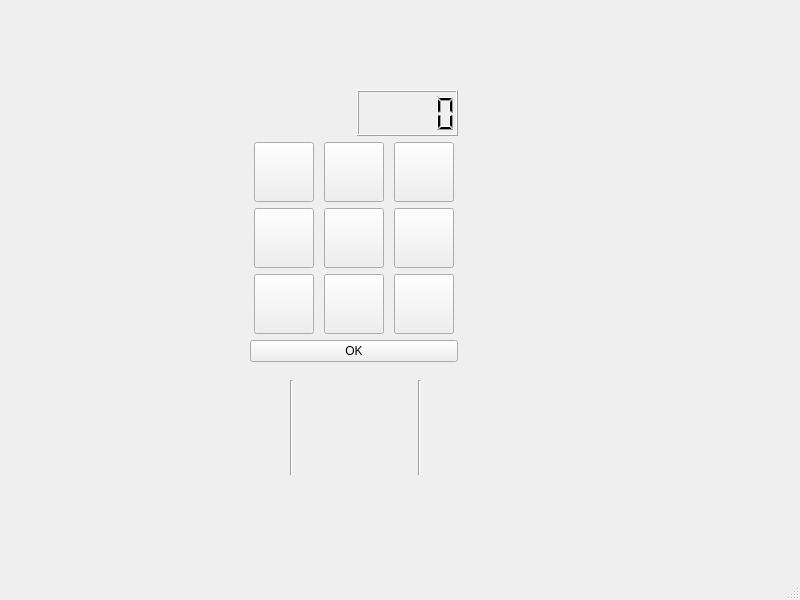
<?xml version="1.0" encoding="UTF-8"?>
<ui version="4.0">
 <class>MainWindow</class>
 <widget class="QMainWindow" name="MainWindow">
  <property name="geometry">
   <rect>
    <x>0</x>
    <y>0</y>
    <width>800</width>
    <height>600</height>
   </rect>
  </property>
  <property name="windowTitle">
   <string>MainWindow</string>
  </property>
  <widget class="QWidget" name="centralwidget">
   <widget class="QWidget" name="verticalLayoutWidget">
    <property name="geometry">
     <rect>
      <x>250</x>
      <y>90</y>
      <width>208</width>
      <height>272</height>
     </rect>
    </property>
    <layout class="QVBoxLayout" name="verticalLayout">
     <item>
      <layout class="QHBoxLayout" name="horizontalLayout">
       <item>
        <widget class="QLabel" name="labelPlayer">
         <property name="text">
          <string/>
         </property>
        </widget>
       </item>
       <item>
        <widget class="QLCDNumber" name="lcdCell"/>
       </item>
      </layout>
     </item>
     <item>
      <layout class="QGridLayout" name="gridLayout">
       <item row="3" column="2">
        <widget class="QPushButton" name="cell12">
         <property name="sizePolicy">
          <sizepolicy hsizetype="Fixed" vsizetype="Fixed">
           <horstretch>0</horstretch>
           <verstretch>0</verstretch>
          </sizepolicy>
         </property>
         <property name="minimumSize">
          <size>
           <width>60</width>
           <height>60</height>
          </size>
         </property>
         <property name="maximumSize">
          <size>
           <width>60</width>
           <height>60</height>
          </size>
         </property>
         <property name="text">
          <string/>
         </property>
        </widget>
       </item>
       <item row="4" column="0">
        <widget class="QPushButton" name="cell20">
         <property name="sizePolicy">
          <sizepolicy hsizetype="Fixed" vsizetype="Fixed">
           <horstretch>0</horstretch>
           <verstretch>0</verstretch>
          </sizepolicy>
         </property>
         <property name="minimumSize">
          <size>
           <width>60</width>
           <height>60</height>
          </size>
         </property>
         <property name="maximumSize">
          <size>
           <width>60</width>
           <height>60</height>
          </size>
         </property>
         <property name="text">
          <string/>
         </property>
        </widget>
       </item>
       <item row="4" column="1">
        <widget class="QPushButton" name="cell21">
         <property name="sizePolicy">
          <sizepolicy hsizetype="Fixed" vsizetype="Fixed">
           <horstretch>0</horstretch>
           <verstretch>0</verstretch>
          </sizepolicy>
         </property>
         <property name="minimumSize">
          <size>
           <width>60</width>
           <height>60</height>
          </size>
         </property>
         <property name="maximumSize">
          <size>
           <width>60</width>
           <height>60</height>
          </size>
         </property>
         <property name="text">
          <string/>
         </property>
        </widget>
       </item>
       <item row="3" column="0">
        <widget class="QPushButton" name="cell10">
         <property name="sizePolicy">
          <sizepolicy hsizetype="Fixed" vsizetype="Fixed">
           <horstretch>0</horstretch>
           <verstretch>0</verstretch>
          </sizepolicy>
         </property>
         <property name="minimumSize">
          <size>
           <width>60</width>
           <height>60</height>
          </size>
         </property>
         <property name="maximumSize">
          <size>
           <width>60</width>
           <height>60</height>
          </size>
         </property>
         <property name="text">
          <string/>
         </property>
        </widget>
       </item>
       <item row="1" column="1">
        <widget class="QPushButton" name="cell01">
         <property name="sizePolicy">
          <sizepolicy hsizetype="Fixed" vsizetype="Fixed">
           <horstretch>0</horstretch>
           <verstretch>0</verstretch>
          </sizepolicy>
         </property>
         <property name="minimumSize">
          <size>
           <width>60</width>
           <height>60</height>
          </size>
         </property>
         <property name="maximumSize">
          <size>
           <width>60</width>
           <height>60</height>
          </size>
         </property>
         <property name="text">
          <string/>
         </property>
        </widget>
       </item>
       <item row="1" column="2">
        <widget class="QPushButton" name="cell02">
         <property name="sizePolicy">
          <sizepolicy hsizetype="Fixed" vsizetype="Fixed">
           <horstretch>0</horstretch>
           <verstretch>0</verstretch>
          </sizepolicy>
         </property>
         <property name="minimumSize">
          <size>
           <width>60</width>
           <height>60</height>
          </size>
         </property>
         <property name="maximumSize">
          <size>
           <width>60</width>
           <height>60</height>
          </size>
         </property>
         <property name="text">
          <string/>
         </property>
        </widget>
       </item>
       <item row="3" column="1">
        <widget class="QPushButton" name="cell11">
         <property name="sizePolicy">
          <sizepolicy hsizetype="Fixed" vsizetype="Fixed">
           <horstretch>0</horstretch>
           <verstretch>0</verstretch>
          </sizepolicy>
         </property>
         <property name="minimumSize">
          <size>
           <width>60</width>
           <height>60</height>
          </size>
         </property>
         <property name="maximumSize">
          <size>
           <width>60</width>
           <height>60</height>
          </size>
         </property>
         <property name="text">
          <string/>
         </property>
        </widget>
       </item>
       <item row="4" column="2">
        <widget class="QPushButton" name="cell22">
         <property name="sizePolicy">
          <sizepolicy hsizetype="Fixed" vsizetype="Fixed">
           <horstretch>0</horstretch>
           <verstretch>0</verstretch>
          </sizepolicy>
         </property>
         <property name="minimumSize">
          <size>
           <width>60</width>
           <height>60</height>
          </size>
         </property>
         <property name="maximumSize">
          <size>
           <width>60</width>
           <height>60</height>
          </size>
         </property>
         <property name="text">
          <string/>
         </property>
        </widget>
       </item>
       <item row="1" column="0">
        <widget class="QPushButton" name="cell00">
         <property name="sizePolicy">
          <sizepolicy hsizetype="Fixed" vsizetype="Fixed">
           <horstretch>0</horstretch>
           <verstretch>0</verstretch>
          </sizepolicy>
         </property>
         <property name="minimumSize">
          <size>
           <width>60</width>
           <height>60</height>
          </size>
         </property>
         <property name="maximumSize">
          <size>
           <width>60</width>
           <height>60</height>
          </size>
         </property>
         <property name="text">
          <string/>
         </property>
        </widget>
       </item>
      </layout>
     </item>
     <item>
      <widget class="QPushButton" name="okButton">
       <property name="text">
        <string>OK</string>
       </property>
      </widget>
     </item>
    </layout>
   </widget>
   <widget class="QWidget" name="horizontalLayoutWidget">
    <property name="geometry">
     <rect>
      <x>170</x>
      <y>380</y>
      <width>371</width>
      <height>95</height>
     </rect>
    </property>
    <property name="font">
     <font>
      <pointsize>14</pointsize>
      <weight>75</weight>
      <bold>true</bold>
     </font>
    </property>
    <layout class="QHBoxLayout" name="horizontalLayout_4">
     <item>
      <layout class="QGridLayout" name="gridHist0">
       <item row="0" column="1">
        <widget class="QLabel" name="h0_1">
         <property name="font">
          <font>
           <pointsize>14</pointsize>
           <weight>75</weight>
           <bold>true</bold>
          </font>
         </property>
         <property name="text">
          <string/>
         </property>
         <property name="alignment">
          <set>Qt::AlignCenter</set>
         </property>
        </widget>
       </item>
       <item row="0" column="2">
        <widget class="QLabel" name="h0_2">
         <property name="font">
          <font>
           <pointsize>14</pointsize>
           <weight>75</weight>
           <bold>true</bold>
          </font>
         </property>
         <property name="text">
          <string/>
         </property>
         <property name="alignment">
          <set>Qt::AlignCenter</set>
         </property>
        </widget>
       </item>
       <item row="1" column="0">
        <widget class="QLabel" name="h0_3">
         <property name="font">
          <font>
           <pointsize>14</pointsize>
           <weight>75</weight>
           <bold>true</bold>
          </font>
         </property>
         <property name="text">
          <string/>
         </property>
         <property name="alignment">
          <set>Qt::AlignCenter</set>
         </property>
        </widget>
       </item>
       <item row="2" column="2">
        <widget class="QLabel" name="h0_8">
         <property name="font">
          <font>
           <pointsize>14</pointsize>
           <weight>75</weight>
           <bold>true</bold>
          </font>
         </property>
         <property name="text">
          <string/>
         </property>
         <property name="alignment">
          <set>Qt::AlignCenter</set>
         </property>
        </widget>
       </item>
       <item row="0" column="0">
        <widget class="QLabel" name="h0_0">
         <property name="font">
          <font>
           <pointsize>14</pointsize>
           <weight>75</weight>
           <bold>true</bold>
          </font>
         </property>
         <property name="text">
          <string/>
         </property>
         <property name="alignment">
          <set>Qt::AlignCenter</set>
         </property>
        </widget>
       </item>
       <item row="2" column="0">
        <widget class="QLabel" name="h0_6">
         <property name="font">
          <font>
           <pointsize>14</pointsize>
           <weight>75</weight>
           <bold>true</bold>
          </font>
         </property>
         <property name="text">
          <string/>
         </property>
         <property name="alignment">
          <set>Qt::AlignCenter</set>
         </property>
        </widget>
       </item>
       <item row="2" column="1">
        <widget class="QLabel" name="h0_7">
         <property name="font">
          <font>
           <pointsize>14</pointsize>
           <weight>75</weight>
           <bold>true</bold>
          </font>
         </property>
         <property name="text">
          <string/>
         </property>
         <property name="alignment">
          <set>Qt::AlignCenter</set>
         </property>
        </widget>
       </item>
       <item row="1" column="2">
        <widget class="QLabel" name="h0_5">
         <property name="font">
          <font>
           <pointsize>14</pointsize>
           <weight>75</weight>
           <bold>true</bold>
          </font>
         </property>
         <property name="text">
          <string/>
         </property>
         <property name="alignment">
          <set>Qt::AlignCenter</set>
         </property>
        </widget>
       </item>
       <item row="1" column="1">
        <widget class="QLabel" name="h0_4">
         <property name="font">
          <font>
           <pointsize>14</pointsize>
           <weight>75</weight>
           <bold>true</bold>
          </font>
         </property>
         <property name="text">
          <string/>
         </property>
         <property name="alignment">
          <set>Qt::AlignCenter</set>
         </property>
        </widget>
       </item>
      </layout>
     </item>
     <item>
      <widget class="Line" name="line">
       <property name="orientation">
        <enum>Qt::Vertical</enum>
       </property>
      </widget>
     </item>
     <item>
      <layout class="QGridLayout" name="gridHist1">
       <item row="2" column="0">
        <widget class="QLabel" name="h1_6">
         <property name="font">
          <font>
           <pointsize>14</pointsize>
           <weight>75</weight>
           <bold>true</bold>
          </font>
         </property>
         <property name="text">
          <string/>
         </property>
         <property name="alignment">
          <set>Qt::AlignCenter</set>
         </property>
        </widget>
       </item>
       <item row="1" column="2">
        <widget class="QLabel" name="h1_5">
         <property name="font">
          <font>
           <pointsize>14</pointsize>
           <weight>75</weight>
           <bold>true</bold>
          </font>
         </property>
         <property name="text">
          <string/>
         </property>
         <property name="alignment">
          <set>Qt::AlignCenter</set>
         </property>
        </widget>
       </item>
       <item row="0" column="2">
        <widget class="QLabel" name="h1_2">
         <property name="font">
          <font>
           <pointsize>14</pointsize>
           <weight>75</weight>
           <bold>true</bold>
          </font>
         </property>
         <property name="text">
          <string/>
         </property>
         <property name="alignment">
          <set>Qt::AlignCenter</set>
         </property>
        </widget>
       </item>
       <item row="2" column="1">
        <widget class="QLabel" name="h1_7">
         <property name="font">
          <font>
           <pointsize>14</pointsize>
           <weight>75</weight>
           <bold>true</bold>
          </font>
         </property>
         <property name="text">
          <string/>
         </property>
         <property name="alignment">
          <set>Qt::AlignCenter</set>
         </property>
        </widget>
       </item>
       <item row="0" column="1">
        <widget class="QLabel" name="h1_1">
         <property name="font">
          <font>
           <pointsize>14</pointsize>
           <weight>75</weight>
           <bold>true</bold>
          </font>
         </property>
         <property name="text">
          <string/>
         </property>
         <property name="alignment">
          <set>Qt::AlignCenter</set>
         </property>
        </widget>
       </item>
       <item row="1" column="0">
        <widget class="QLabel" name="h1_3">
         <property name="font">
          <font>
           <pointsize>14</pointsize>
           <weight>75</weight>
           <bold>true</bold>
          </font>
         </property>
         <property name="text">
          <string/>
         </property>
         <property name="alignment">
          <set>Qt::AlignCenter</set>
         </property>
        </widget>
       </item>
       <item row="2" column="2">
        <widget class="QLabel" name="h1_8">
         <property name="font">
          <font>
           <pointsize>14</pointsize>
           <weight>75</weight>
           <bold>true</bold>
          </font>
         </property>
         <property name="text">
          <string/>
         </property>
         <property name="alignment">
          <set>Qt::AlignCenter</set>
         </property>
        </widget>
       </item>
       <item row="0" column="0">
        <widget class="QLabel" name="h1_0">
         <property name="font">
          <font>
           <pointsize>14</pointsize>
           <weight>75</weight>
           <bold>true</bold>
          </font>
         </property>
         <property name="text">
          <string/>
         </property>
         <property name="alignment">
          <set>Qt::AlignCenter</set>
         </property>
        </widget>
       </item>
       <item row="1" column="1">
        <widget class="QLabel" name="h1_4">
         <property name="font">
          <font>
           <pointsize>14</pointsize>
           <weight>75</weight>
           <bold>true</bold>
          </font>
         </property>
         <property name="text">
          <string/>
         </property>
         <property name="alignment">
          <set>Qt::AlignCenter</set>
         </property>
        </widget>
       </item>
      </layout>
     </item>
     <item>
      <widget class="Line" name="line_2">
       <property name="orientation">
        <enum>Qt::Vertical</enum>
       </property>
      </widget>
     </item>
     <item>
      <layout class="QGridLayout" name="gridHist2">
       <item row="0" column="1">
        <widget class="QLabel" name="h2_1">
         <property name="font">
          <font>
           <pointsize>14</pointsize>
           <weight>75</weight>
           <bold>true</bold>
          </font>
         </property>
         <property name="text">
          <string/>
         </property>
         <property name="alignment">
          <set>Qt::AlignCenter</set>
         </property>
        </widget>
       </item>
       <item row="1" column="0">
        <widget class="QLabel" name="h2_3">
         <property name="font">
          <font>
           <pointsize>14</pointsize>
           <weight>75</weight>
           <bold>true</bold>
          </font>
         </property>
         <property name="text">
          <string/>
         </property>
         <property name="alignment">
          <set>Qt::AlignCenter</set>
         </property>
        </widget>
       </item>
       <item row="0" column="0">
        <widget class="QLabel" name="h2_0">
         <property name="font">
          <font>
           <pointsize>14</pointsize>
           <weight>75</weight>
           <bold>true</bold>
          </font>
         </property>
         <property name="text">
          <string/>
         </property>
         <property name="alignment">
          <set>Qt::AlignCenter</set>
         </property>
        </widget>
       </item>
       <item row="2" column="0">
        <widget class="QLabel" name="h2_6">
         <property name="font">
          <font>
           <pointsize>14</pointsize>
           <weight>75</weight>
           <bold>true</bold>
          </font>
         </property>
         <property name="text">
          <string/>
         </property>
         <property name="alignment">
          <set>Qt::AlignCenter</set>
         </property>
        </widget>
       </item>
       <item row="2" column="1">
        <widget class="QLabel" name="h2_7">
         <property name="font">
          <font>
           <pointsize>14</pointsize>
           <weight>75</weight>
           <bold>true</bold>
          </font>
         </property>
         <property name="text">
          <string/>
         </property>
         <property name="alignment">
          <set>Qt::AlignCenter</set>
         </property>
        </widget>
       </item>
       <item row="1" column="1">
        <widget class="QLabel" name="h2_4">
         <property name="font">
          <font>
           <pointsize>14</pointsize>
           <weight>75</weight>
           <bold>true</bold>
          </font>
         </property>
         <property name="text">
          <string/>
         </property>
         <property name="alignment">
          <set>Qt::AlignCenter</set>
         </property>
        </widget>
       </item>
       <item row="1" column="2">
        <widget class="QLabel" name="h2_5">
         <property name="font">
          <font>
           <pointsize>14</pointsize>
           <weight>75</weight>
           <bold>true</bold>
          </font>
         </property>
         <property name="text">
          <string/>
         </property>
         <property name="alignment">
          <set>Qt::AlignCenter</set>
         </property>
        </widget>
       </item>
       <item row="0" column="2">
        <widget class="QLabel" name="h2_2">
         <property name="font">
          <font>
           <pointsize>14</pointsize>
           <weight>75</weight>
           <bold>true</bold>
          </font>
         </property>
         <property name="text">
          <string/>
         </property>
         <property name="alignment">
          <set>Qt::AlignCenter</set>
         </property>
        </widget>
       </item>
       <item row="2" column="2">
        <widget class="QLabel" name="h2_8">
         <property name="font">
          <font>
           <pointsize>14</pointsize>
           <weight>75</weight>
           <bold>true</bold>
          </font>
         </property>
         <property name="text">
          <string/>
         </property>
         <property name="alignment">
          <set>Qt::AlignCenter</set>
         </property>
        </widget>
       </item>
      </layout>
     </item>
    </layout>
   </widget>
  </widget>
  <widget class="QMenuBar" name="menubar">
   <property name="geometry">
    <rect>
     <x>0</x>
     <y>0</y>
     <width>800</width>
     <height>21</height>
    </rect>
   </property>
  </widget>
  <widget class="QStatusBar" name="statusbar"/>
 </widget>
 <resources/>
 <connections>
  <connection>
   <sender>cell00</sender>
   <signal>clicked()</signal>
   <receiver>MainWindow</receiver>
   <slot>on_cell_clicked()</slot>
   <hints>
    <hint type="sourcelabel">
     <x>380</x>
     <y>170</y>
    </hint>
    <hint type="destinationlabel">
     <x>195</x>
     <y>200</y>
    </hint>
   </hints>
  </connection>
  <connection>
   <sender>cell10</sender>
   <signal>clicked()</signal>
   <receiver>MainWindow</receiver>
   <slot>on_cell_clicked()</slot>
   <hints>
    <hint type="sourcelabel">
     <x>389</x>
     <y>254</y>
    </hint>
    <hint type="destinationlabel">
     <x>58</x>
     <y>218</y>
    </hint>
   </hints>
  </connection>
  <connection>
   <sender>cell01</sender>
   <signal>clicked()</signal>
   <receiver>MainWindow</receiver>
   <slot>on_cell_clicked()</slot>
   <hints>
    <hint type="sourcelabel">
     <x>440</x>
     <y>173</y>
    </hint>
    <hint type="destinationlabel">
     <x>601</x>
     <y>38</y>
    </hint>
   </hints>
  </connection>
  <connection>
   <sender>cell02</sender>
   <signal>clicked()</signal>
   <receiver>MainWindow</receiver>
   <slot>on_cell_clicked()</slot>
   <hints>
    <hint type="sourcelabel">
     <x>519</x>
     <y>175</y>
    </hint>
    <hint type="destinationlabel">
     <x>639</x>
     <y>85</y>
    </hint>
   </hints>
  </connection>
  <connection>
   <sender>cell11</sender>
   <signal>clicked()</signal>
   <receiver>MainWindow</receiver>
   <slot>on_cell_clicked()</slot>
   <hints>
    <hint type="sourcelabel">
     <x>444</x>
     <y>242</y>
    </hint>
    <hint type="destinationlabel">
     <x>531</x>
     <y>145</y>
    </hint>
   </hints>
  </connection>
  <connection>
   <sender>cell12</sender>
   <signal>clicked()</signal>
   <receiver>MainWindow</receiver>
   <slot>on_cell_clicked()</slot>
   <hints>
    <hint type="sourcelabel">
     <x>508</x>
     <y>240</y>
    </hint>
    <hint type="destinationlabel">
     <x>715</x>
     <y>133</y>
    </hint>
   </hints>
  </connection>
  <connection>
   <sender>cell20</sender>
   <signal>clicked()</signal>
   <receiver>MainWindow</receiver>
   <slot>on_cell_clicked()</slot>
   <hints>
    <hint type="sourcelabel">
     <x>394</x>
     <y>301</y>
    </hint>
    <hint type="destinationlabel">
     <x>117</x>
     <y>287</y>
    </hint>
   </hints>
  </connection>
  <connection>
   <sender>cell21</sender>
   <signal>clicked()</signal>
   <receiver>MainWindow</receiver>
   <slot>on_cell_clicked()</slot>
   <hints>
    <hint type="sourcelabel">
     <x>440</x>
     <y>315</y>
    </hint>
    <hint type="destinationlabel">
     <x>286</x>
     <y>359</y>
    </hint>
   </hints>
  </connection>
  <connection>
   <sender>cell22</sender>
   <signal>clicked()</signal>
   <receiver>MainWindow</receiver>
   <slot>on_cell_clicked()</slot>
   <hints>
    <hint type="sourcelabel">
     <x>523</x>
     <y>300</y>
    </hint>
    <hint type="destinationlabel">
     <x>526</x>
     <y>358</y>
    </hint>
   </hints>
  </connection>
  <connection>
   <sender>okButton</sender>
   <signal>clicked()</signal>
   <receiver>MainWindow</receiver>
   <slot>on_btnOk_clicked()</slot>
   <hints>
    <hint type="sourcelabel">
     <x>467</x>
     <y>352</y>
    </hint>
    <hint type="destinationlabel">
     <x>590</x>
     <y>399</y>
    </hint>
   </hints>
  </connection>
 </connections>
 <slots>
  <slot>on_cell_clicked()</slot>
  <slot>on_btnOk_clicked()</slot>
 </slots>
</ui>
